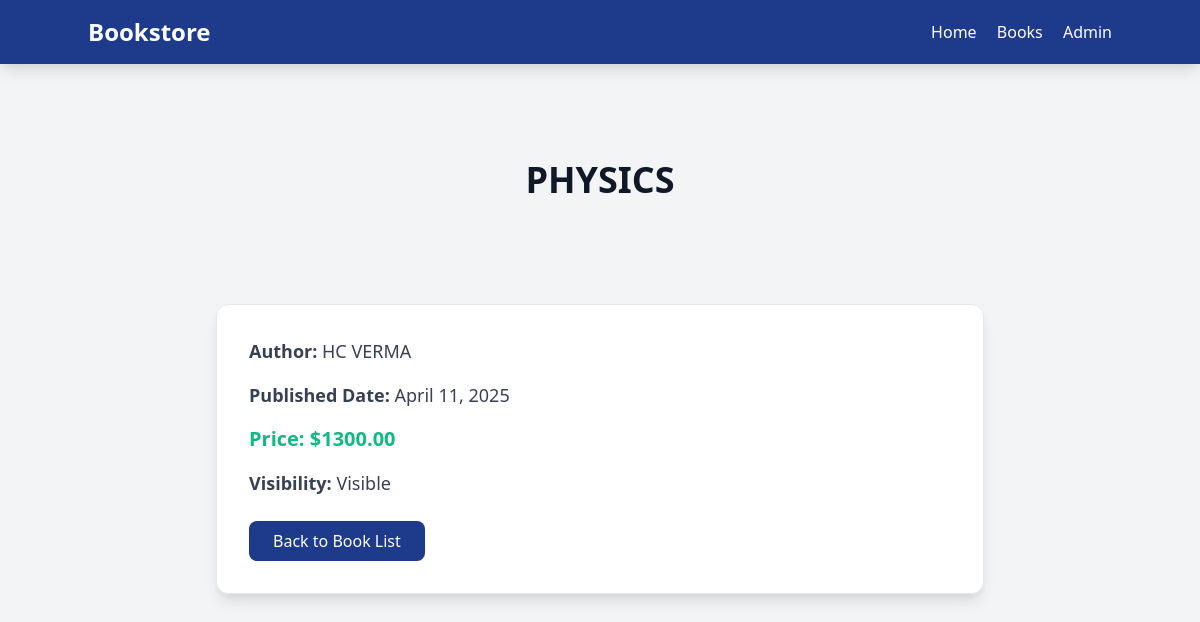
Before: /book/1/ with the older database file.
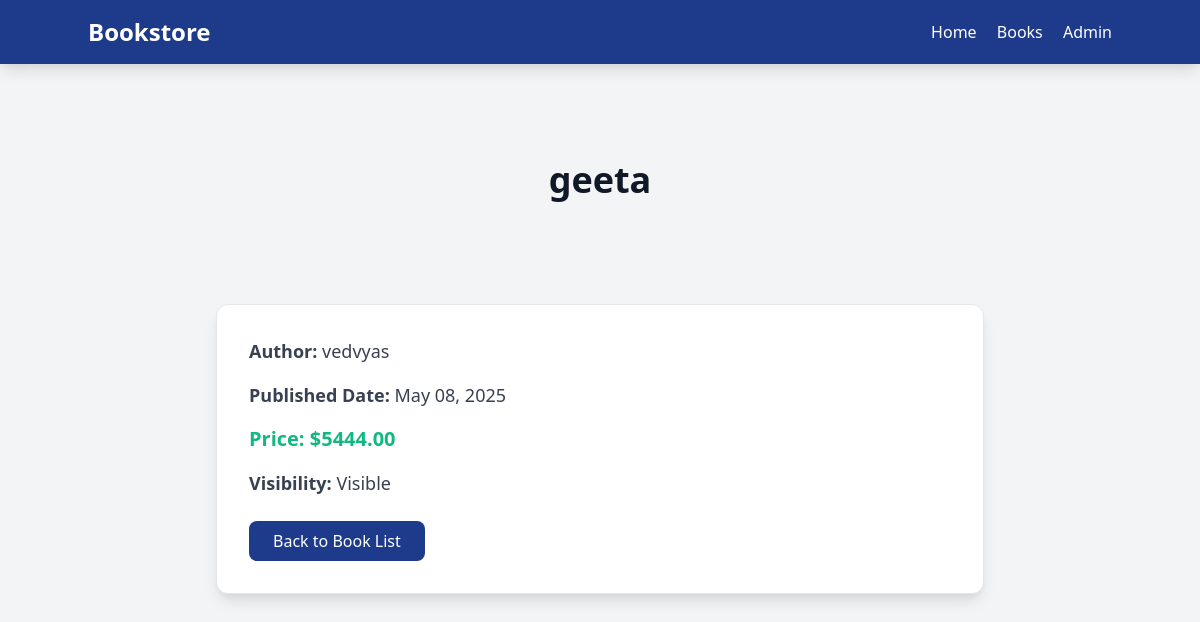
After: the same page with the newer database file.
### books/models.py (models this page shows, shortened)
class Book(models.Model):
    title = models.CharField(max_length=200)
    author = models.CharField(max_length=100)
    published_date = models.DateField()
    price = models.DecimalField(max_digits=6, decimal_places=2)
    is_visible = models.BooleanField(default=True)

### books/views.py (the view)
# urls.py: path('book/<int:pk>/', views.BookDetailView.as_view(), name='book_detail'),
class BookDetailView(DetailView):
    model = Book
    template_name = 'books/book_detail.html'
    context_object_name = 'book'
    def get_queryset(self):
        return Book.objects.filter(is_visible=True)

### books/templates/books/book_detail.html (shortened to what this page needs)
{% extends "base.html" %}
{% load static %}
{% block content %}
    <nav class="bg-blue-900 text-white p-4 sticky top-0 z-50 shadow-lg">
        <div class="container mx-auto flex justify-between items-center">
            <a href="{% url 'books:home' %}" class="text-2xl font-bold">Bookstore</a>
            <div class="space-x-4">
                <a href="{% url 'books:home' %}" class="hover:text-green-400">Home</a>
                <a href="{% url 'books:book_list' %}" class="hover:text-green-400">Books</a>
                <a href="{% url 'admin:index' %}" class="hover:text-green-400">Admin</a>
            </div>
        </div>
    </nav>
    <div class="container mx-auto py-12">
        <div class="bg-gray-100 py-12">
            <div class="max-w-3xl mx-auto">
                <h1 class="text-3xl sm:text-4xl font-bold text-gray-900 text-center mb-8">{{ book.title }}</h1>
            </div>
        </div>
        <div class="max-w-3xl mx-auto bg-white p-8 rounded-xl shadow-lg border border-gray-200 mt-6">
            <div class="space-y-4">
                <p class="text-lg text-gray-700"><strong>Author:</strong> {{ book.author }}</p>
                <p class="text-lg text-gray-700"><strong>Published Date:</strong> {{ book.published_date|date:"F d, Y" }}</p>
                <p class="text-xl text-green-500 font-bold"><strong>Price:</strong> ${{ book.price }}</p>
                <p class="text-lg text-gray-700"><strong>Visibility:</strong> {% if book.is_visible %}Visible{% else %}Hidden{% endif %}</p>
            </div>
            <a href="{% url 'books:book_list' %}" class="mt-6 inline-block bg-blue-900 text-white px-6 py-2 rounded-lg hover:bg-blue-800 hover:shadow-xl transition duration-300">
                Back to Book List
            </a>
        </div>
    </div>
{% endblock %}

Changed rows visible on the page:
changed Book: title "PHYSICS" → "geeta"; author "HC VERMA" → "vedvyas"; published_date "April 11, 2025" → "May 08, 2025"; price "1300.00" → "5444.00"
